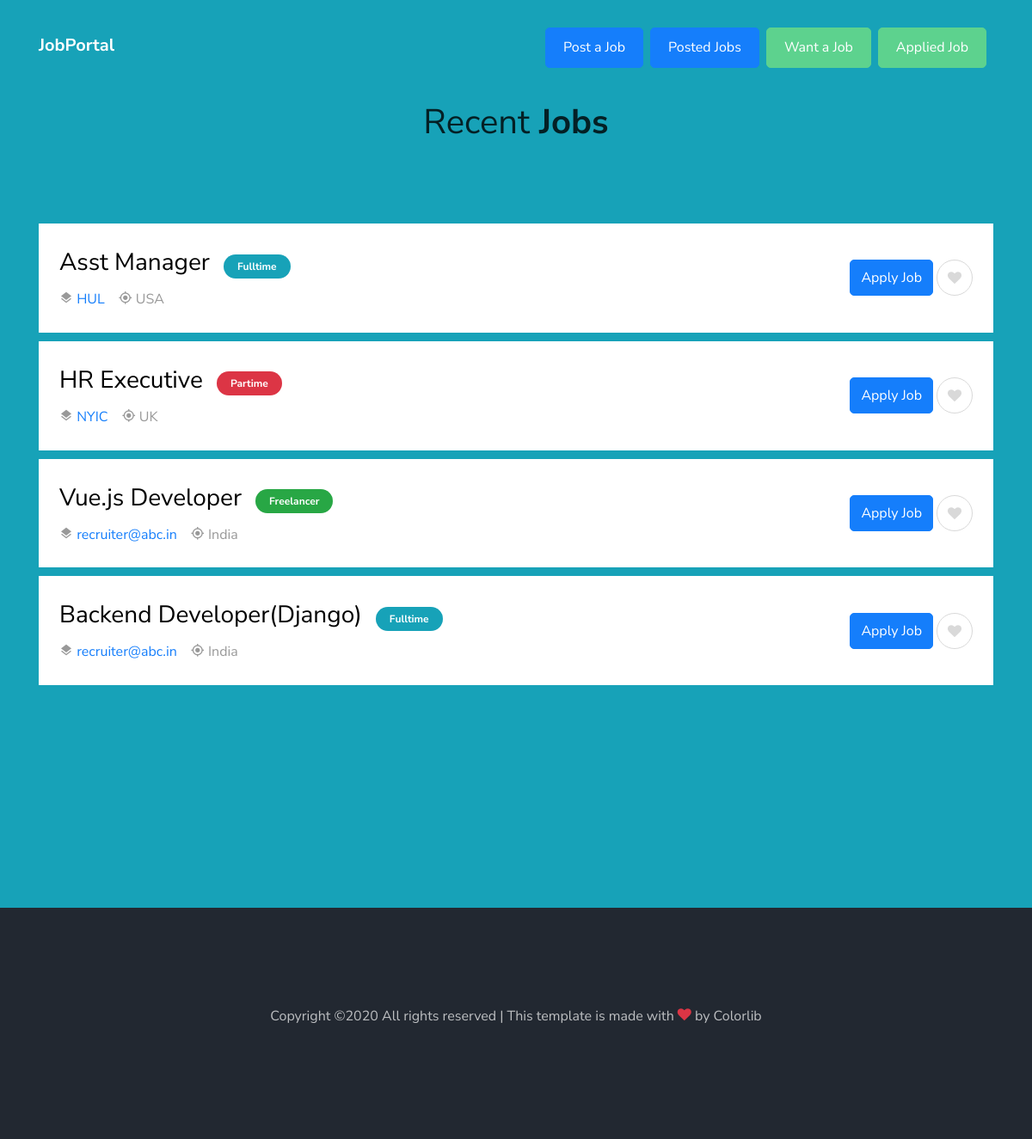
/job-listing/, run on the app's committed database.
### jobs/models.py (models this page shows, shortened)
class JobListing(models.Model):
    user = models.ForeignKey(settings.AUTH_USER_MODEL, on_delete=models.CASCADE,
                             null=True, editable=False, blank=True)
    title = models.CharField(max_length=100)
    company_name = models.CharField(max_length=200)
    employment_status = models.CharField(choices=JOB_TYPE, max_length=10)
    vacancy = models.CharField(max_length=10, null=True)
    gender = models.CharField(choices=GENDER, max_length=30, null=True)
    category = models.CharField(choices=CATEGORY, max_length=30)
    description = models.TextField()
    responsibilities = models.TextField()
    experience = models.CharField(max_length=100)
    job_location = models.CharField(max_length=120)
    Salary = models.CharField(max_length=100, null=True, blank=True)
    image = models.ImageField(blank=True, upload_to='media', null=True)
    application_deadline = models.DateTimeField()
    published_on = models.DateTimeField(default=timezone.now)

### jobs/views.py (the view)
# urls.py: path('job-listing/', views.job_listing, name="job-listing"),
def job_listing(request):
    qs = JobListing.objects.all().order_by('-published_on')
    context = {
        'query': qs,
    }
    return render(request, "job_listing.html", context)

### templates/job_listing.html
{% extends 'base.html' %}
{% block content %}
<section class="ftco-section bg-info">
			<div class="container">
				<div class="row justify-content-center mb-5 pb-3">
          <div class="col-md-7 heading-section text-center ftco-animate">
            <h2 class="mb-4"><span>Recent</span> Jobs</h2>
          </div>
        </div>
          {% for q in query %}
				<div class="row">
            <div class="col-md-12 col-lg-12 ftco-animate">
              <div class="job-post-item bg-white p-4 d-block d-md-flex align-items-center">
                <div class="mb-4 mb-md-0 mr-5">
                  <div class="job-post-item-header d-flex align-items-center">
                    <h2 class="mr-3 text-black h3" ><a href=" {% url 'job-single' q.id %} " style="color:black" > {{q.title}} </a></h2>
                    <div class="badge-wrap">
                    {% if q.employment_status == 'Part Time' %}
                    <span class="bg-danger text-white badge py-2 px-3">Partime</span>
                    {% elif q.employment_status == 'Full Time' %}
                    <span class="bg-info text-white badge py-2 px-3">Fulltime</span>
                    {% else %}
                    <span class="bg-success text-white badge py-2 px-3">Freelancer</span>
                    {% endif %}
                    </div>
                  </div>
                  <div class="job-post-item-body d-block d-md-flex">
                    <div class="mr-3"><span class="icon-layers"></span> <a href="#">{{q.company_name}}</a></div>
                    <div><span class="icon-my_location"></span> <span>{{q.job_location}}</span></div>
                  </div>
                </div>
                <div class="ml-auto d-flex">
                  <a href="{% url 'apply' q.id %}" class="btn btn-primary py-2 mr-1">Apply Job</a>
                  <a href="#" class="btn btn-secondary rounded-circle btn-favorite d-flex align-items-center icon">
                    <span class="icon-heart"></span>
                  </a>
                </div>
            </div>
          {% endfor %}
        </div>
			</div>
</section>
{% endblock content %}

### templates/base.html (shortened to what this page needs)
<!DOCTYPE html>
{% load static %}
<html lang="en">
  <head>
    <link rel="stylesheet" href="{% static 'css/open-iconic-bootstrap.min.css' %}">
    <link rel="stylesheet" href="{% static 'css/animate.css' %}">
    <link rel="stylesheet" href="{% static 'css/owl.carousel.min.css' %}">
    <link rel="stylesheet" href="{% static 'css/owl.theme.default.min.css' %}">
    <link rel="stylesheet" href="{% static 'css/magnific-popup.css' %}">
    <link rel="stylesheet" href="{% static 'css/aos.css' %}">
    <link rel="stylesheet" href="{% static 'css/ionicons.min.css' %}">
    <link rel="stylesheet" href="{% static 'css/bootstrap-datepicker.css' %}">
    <link rel="stylesheet" href="{% static 'css/jquery.timepicker.css' %}">
    <link rel="stylesheet" href="{% static 'css/flaticon.css' %}">
    <link rel="stylesheet" href="{% static 'css/icomoon.css' %}">
    <link rel="stylesheet" href="{% static 'css/style.css' %}">
  </head>
  <body>
 <div>
	  <nav class="navbar navbar-expand-lg navbar-dark ftco_navbar bg-dark ftco-navbar-light" id="ftco-navbar">
	    <div class="container">
	      <a class="navbar-brand" href="/">JobPortal</a>
	      <div class="collapse navbar-collapse" id="ftco-nav">
	        <ul class="navbar-nav ml-auto">
	          <li class="nav-item cta mr-md-2"><a href="{% url 'job-post' %}" class="nav-link">Post a Job</a></li>
	          <li class="nav-item cta mr-md-2"><a href="{% url 'posted-job' %}" class="nav-link">Posted Jobs</a></li>
	          <li class="nav-item cta cta-colored"><a href="{% url 'job-listing' %}" class="nav-link">Want a Job</a></li>
	          <li class="nav-item cta cta-colored"><a href="{% url 'applied-job' %}" class="nav-link mx-2">Applied Job</a></li>
	        </ul>
	      </div>
	    </div>
	  </nav>
<main>
{% block content %}
{% endblock content %}
</main>
    <footer class="ftco-footer ftco-bg-dark ftco-section">
      <div class="container">
        <div class="row">
          <div class="col-md-12 text-center">
            <p>
  Copyright &copy;<script>document.write(new Date().getFullYear());</script> All rights reserved | This template is made with <i class="icon-heart text-danger" aria-hidden="true"></i> by <a href="https://colorlib.com" target="_blank">Colorlib</a>
  </p>
          </div>
        </div>
      </div>
    </footer>
</div>
  </body>
</html>

### static/css/icomoon.css (style rules this page uses)
[class^="icon-"], [class*=" icon-"] { font-family: 'icomoon' !important; speak: none; font-style: normal; font-weight: normal; font-variant: normal; text-transform: none; line-height: 1; -webkit-font-smoothing: antialiased; -moz-osx-font-smoothing: grayscale; }
.icon-heart:before { content: "\f004"; }
.icon-my_location:before { content: "\e55c"; }
.icon-layers:before { content: "\e53b"; }

### data on the page
JobListing: title "Asst Manager", employment_status "Fulltime", company_name "HUL", job_location "USA"
JobListing: title "HR Executive", employment_status "Partime", company_name "NYIC", job_location "UK"
JobListing: title "Vue.js Developer", employment_status "Freelancer", company_name "recruiter@abc.in", job_location "India"
JobListing: title "Backend Developer(Django)", employment_status "Fulltime", company_name "recruiter@abc.in", job_location "India"
